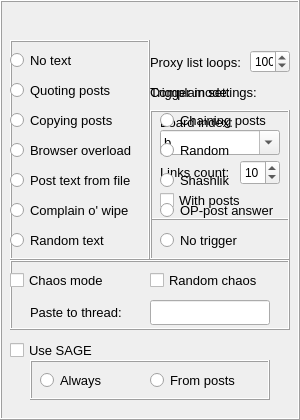
   <widget class="QFrame" name="postSet">
    <property name="geometry">
     <rect>
      <x>650</x>
      <y>70</y>
      <width>300</width>
      <height>420</height>
     </rect>
    </property>
    <property name="frameShape">
     <enum>QFrame::Box</enum>
    </property>
    <property name="frameShadow">
     <enum>QFrame::Raised</enum>
    </property>
    <property name="class" stdset="0">
     <string>gui-frame form</string>
    </property>
    <widget class="QFrame" name="complainBox">
     <property name="geometry">
      <rect>
       <x>150</x>
       <y>110</y>
       <width>140</width>
       <height>110</height>
      </rect>
     </property>
     <property name="frameShape">
      <enum>QFrame::Box</enum>
     </property>
     <property name="frameShadow">
      <enum>QFrame::Raised</enum>
     </property>
     <property name="lineWidth">
      <number>1</number>
     </property>
     <property name="midLineWidth">
      <number>0</number>
     </property>
     <property name="class" stdset="0">
      <string>form-box</string>
     </property>
     <widget class="QLabel" name="complainBoardLabel">
      <property name="geometry">
       <rect>
        <x>10</x>
        <y>0</y>
        <width>120</width>
        <height>25</height>
       </rect>
      </property>
      <property name="font">
       <font>
        <pointsize>10</pointsize>
       </font>
      </property>
      <property name="text">
       <string>Board index:</string>
      </property>
      <property name="buddy">
       <cstring>board</cstring>
      </property>
     </widget>
     <widget class="QComboBox" name="complainBoard">
      <property name="geometry">
       <rect>
        <x>10</x>
        <y>20</y>
        <width>120</width>
        <height>25</height>
       </rect>
      </property>
      <property name="font">
       <font>
        <pointsize>10</pointsize>
       </font>
      </property>
      <property name="toolTip">
       <string/>
      </property>
      <property name="editable">
       <bool>true</bool>
      </property>
      <property name="currentText">
       <string>b</string>
      </property>
      <item>
       <property name="text">
        <string>b</string>
       </property>
      </item>
      <item>
       <property name="text">
        <string>d</string>
       </property>
      </item>
      <item>
       <property name="text">
        <string>media</string>
       </property>
      </item>
      <item>
       <property name="text">
        <string>r</string>
       </property>
      </item>
      <item>
       <property name="text">
        <string>soc</string>
       </property>
      </item>
      <item>
       <property name="text">
        <string>au</string>
       </property>
      </item>
      <item>
       <property name="text">
        <string>bi</string>
       </property>
      </item>
      <item>
       <property name="text">
        <string>biz</string>
       </property>
      </item>
      <item>
       <property name="text">
        <string>bo</string>
       </property>
      </item>
      <item>
       <property name="text">
        <string>c</string>
       </property>
      </item>
      <item>
       <property name="text">
        <string>cc</string>
       </property>
      </item>
      <item>
       <property name="text">
        <string>em</string>
       </property>
      </item>
      <item>
       <property name="text">
        <string>fa</string>
       </property>
      </item>
      <item>
       <property name="text">
        <string>fiz</string>
       </property>
      </item>
      <item>
       <property name="text">
        <string>fl</string>
       </property>
      </item>
      <item>
       <property name="text">
        <string>ftb</string>
       </property>
      </item>
      <item>
       <property name="text">
        <string>hi</string>
       </property>
      </item>
      <item>
       <property name="text">
        <string>me</string>
       </property>
      </item>
      <item>
       <property name="text">
        <string>mg</string>
       </property>
      </item>
      <item>
       <property name="text">
        <string>mov</string>
       </property>
      </item>
      <item>
       <property name="text">
        <string>mu</string>
       </property>
      </item>
      <item>
       <property name="text">
        <string>ne</string>
       </property>
      </item>
      <item>
       <property name="text">
        <string>o</string>
       </property>
      </item>
      <item>
       <property name="text">
        <string>psy</string>
       </property>
      </item>
      <item>
       <property name="text">
        <string>re</string>
       </property>
      </item>
      <item>
       <property name="text">
        <string>rf</string>
       </property>
      </item>
      <item>
       <property name="text">
        <string>sci</string>
       </property>
      </item>
      <item>
       <property name="text">
        <string>sf</string>
       </property>
      </item>
      <item>
       <property name="text">
        <string>sn</string>
       </property>
      </item>
      <item>
       <property name="text">
        <string>sp</string>
       </property>
      </item>
      <item>
       <property name="text">
        <string>spc</string>
       </property>
      </item>
      <item>
       <property name="text">
        <string>tv</string>
       </property>
      </item>
      <item>
       <property name="text">
        <string>un</string>
       </property>
      </item>
      <item>
       <property name="text">
        <string>w</string>
       </property>
      </item>
      <item>
       <property name="text">
        <string>wh</string>
       </property>
      </item>
      <item>
       <property name="text">
        <string>wm</string>
       </property>
      </item>
      <item>
       <property name="text">
        <string>zog</string>
       </property>
      </item>
      <item>
       <property name="text">
        <string>de</string>
       </property>
      </item>
      <item>
       <property name="text">
        <string>di</string>
       </property>
      </item>
      <item>
       <property name="text">
        <string>diy</string>
       </property>
      </item>
      <item>
       <property name="text">
        <string>mus</string>
       </property>
      </item>
      <item>
       <property name="text">
        <string>p</string>
       </property>
      </item>
      <item>
       <property name="text">
        <string>pa</string>
       </property>
      </item>
      <item>
       <property name="text">
        <string>wp</string>
       </property>
      </item>
      <item>
       <property name="text">
        <string>wrk</string>
       </property>
      </item>
      <item>
       <property name="text">
        <string>news</string>
       </property>
      </item>
      <item>
       <property name="text">
        <string>po</string>
       </property>
      </item>
      <item>
       <property name="text">
        <string>gd</string>
       </property>
      </item>
      <item>
       <property name="text">
        <string>hw</string>
       </property>
      </item>
      <item>
       <property name="text">
        <string>mobi</string>
       </property>
      </item>
      <item>
       <property name="text">
        <string>pr</string>
       </property>
      </item>
      <item>
       <property name="text">
        <string>ra</string>
       </property>
      </item>
      <item>
       <property name="text">
        <string>s</string>
       </property>
      </item>
      <item>
       <property name="text">
        <string>t</string>
       </property>
      </item>
      <item>
       <property name="text">
        <string>bg</string>
       </property>
      </item>
      <item>
       <property name="text">
        <string>cg</string>
       </property>
      </item>
      <item>
       <property name="text">
        <string>mmo</string>
       </property>
      </item>
      <item>
       <property name="text">
        <string>moba</string>
       </property>
      </item>
      <item>
       <property name="text">
        <string>pok</string>
       </property>
      </item>
      <item>
       <property name="text">
        <string>ruvn</string>
       </property>
      </item>
      <item>
       <property name="text">
        <string>tes</string>
       </property>
      </item>
      <item>
       <property name="text">
        <string>v</string>
       </property>
      </item>
      <item>
       <property name="text">
        <string>vg</string>
       </property>
      </item>
      <item>
       <property name="text">
        <string>wr</string>
       </property>
      </item>
      <item>
       <property name="text">
        <string>a</string>
       </property>
      </item>
      <item>
       <property name="text">
        <string>fd</string>
       </property>
      </item>
      <item>
       <property name="text">
        <string>ja</string>
       </property>
      </item>
      <item>
       <property name="text">
        <string>ma</string>
       </property>
      </item>
      <item>
       <property name="text">
        <string>vn</string>
       </property>
      </item>
      <item>
       <property name="text">
        <string>e</string>
       </property>
      </item>
      <item>
       <property name="text">
        <string>fag</string>
       </property>
      </item>
      <item>
       <property name="text">
        <string>fet</string>
       </property>
      </item>
      <item>
       <property name="text">
        <string>fg</string>
       </property>
      </item>
      <item>
       <property name="text">
        <string>fur</string>
       </property>
      </item>
      <item>
       <property name="text">
        <string>ga</string>
       </property>
      </item>
      <item>
       <property name="text">
        <string>gg</string>
       </property>
      </item>
      <item>
       <property name="text">
        <string>guro</string>
       </property>
      </item>
      <item>
       <property name="text">
        <string>h</string>
       </property>
      </item>
      <item>
       <property name="text">
        <string>hc</string>
       </property>
      </item>
      <item>
       <property name="text">
        <string>sex</string>
       </property>
      </item>
      <item>
       <property name="text">
        <string>vape</string>
       </property>
      </item>
     </widget>
     <widget class="QSpinBox" name="linksCount">
      <property name="geometry">
       <rect>
        <x>90</x>
        <y>50</y>
        <width>40</width>
        <height>25</height>
       </rect>
      </property>
      <property name="toolTip">
       <string/>
      </property>
      <property name="suffix">
       <string/>
      </property>
      <property name="prefix">
       <string/>
      </property>
      <property name="minimum">
       <number>1</number>
      </property>
      <property name="maximum">
       <number>50</number>
      </property>
      <property name="value">
       <number>10</number>
      </property>
     </widget>
     <widget class="QCheckBox" name="withPosts">
      <property name="geometry">
       <rect>
        <x>10</x>
        <y>80</y>
        <width>120</width>
        <height>20</height>
       </rect>
      </property>
      <property name="font">
       <font>
        <pointsize>10</pointsize>
       </font>
      </property>
      <property name="toolTip">
       <string/>
      </property>
      <property name="text">
       <string>With posts</string>
      </property>
      <property name="checked">
       <bool>false</bool>
      </property>
     </widget>
     <widget class="QLabel" name="linksCountLabel">
      <property name="geometry">
       <rect>
        <x>10</x>
        <y>50</y>
        <width>80</width>
        <height>25</height>
       </rect>
      </property>
      <property name="font">
       <font>
        <pointsize>10</pointsize>
       </font>
      </property>
      <property name="text">
       <string>Links count:</string>
      </property>
      <property name="buddy">
       <cstring>board</cstring>
      </property>
     </widget>
    </widget>
    <widget class="QLabel" name="repeatsLabel">
     <property name="geometry">
      <rect>
       <x>150</x>
       <y>50</y>
       <width>110</width>
       <height>25</height>
      </rect>
     </property>
     <property name="font">
      <font>
       <pointsize>10</pointsize>
      </font>
     </property>
     <property name="text">
      <string>Proxy list loops:</string>
     </property>
    </widget>
    <widget class="QFrame" name="chaosBox">
     <property name="geometry">
      <rect>
       <x>10</x>
       <y>260</y>
       <width>280</width>
       <height>70</height>
      </rect>
     </property>
     <property name="frameShape">
      <enum>QFrame::Box</enum>
     </property>
     <property name="frameShadow">
      <enum>QFrame::Raised</enum>
     </property>
     <property name="lineWidth">
      <number>1</number>
     </property>
     <property name="class" stdset="0">
      <string>form-box</string>
     </property>
     <widget class="QCheckBox" name="chaos">
      <property name="geometry">
       <rect>
        <x>0</x>
        <y>10</y>
        <width>140</width>
        <height>20</height>
       </rect>
      </property>
      <property name="font">
       <font>
        <pointsize>10</pointsize>
       </font>
      </property>
      <property name="toolTip">
       <string/>
      </property>
      <property name="text">
       <string>Chaos mode</string>
      </property>
      <property name="checked">
       <bool>false</bool>
      </property>
     </widget>
     <widget class="QLineEdit" name="target">
      <property name="geometry">
       <rect>
        <x>140</x>
        <y>40</y>
        <width>120</width>
        <height>25</height>
       </rect>
      </property>
      <property name="font">
       <font>
        <pointsize>10</pointsize>
       </font>
      </property>
      <property name="toolTip">
       <string/>
      </property>
     </widget>
     <widget class="QLabel" name="targetLabel">
      <property name="geometry">
       <rect>
        <x>20</x>
        <y>40</y>
        <width>120</width>
        <height>25</height>
       </rect>
      </property>
      <property name="font">
       <font>
        <pointsize>10</pointsize>
       </font>
      </property>
      <property name="text">
       <string>Paste to thread:</string>
      </property>
      <property name="buddy">
       <cstring>target</cstring>
      </property>
     </widget>
     <widget class="QCheckBox" name="randChaos">
      <property name="geometry">
       <rect>
        <x>140</x>
        <y>10</y>
        <width>140</width>
        <height>20</height>
       </rect>
      </property>
      <property name="font">
       <font>
        <pointsize>10</pointsize>
       </font>
      </property>
      <property name="toolTip">
       <string/>
      </property>
      <property name="text">
       <string>Random chaos</string>
      </property>
      <property name="checked">
       <bool>false</bool>
      </property>
     </widget>
    </widget>
    <widget class="QFrame" name="textBox">
     <property name="geometry">
      <rect>
       <x>10</x>
       <y>40</y>
       <width>140</width>
       <height>220</height>
      </rect>
     </property>
     <property name="frameShape">
      <enum>QFrame::Box</enum>
     </property>
     <property name="frameShadow">
      <enum>QFrame::Raised</enum>
     </property>
     <property name="class" stdset="0">
      <string>form-box</string>
     </property>
     <widget class="QRadioButton" name="random">
      <property name="geometry">
       <rect>
        <x>0</x>
        <y>190</y>
        <width>140</width>
        <height>20</height>
       </rect>
      </property>
      <property name="font">
       <font>
        <pointsize>10</pointsize>
       </font>
      </property>
      <property name="toolTip">
       <string/>
      </property>
      <property name="text">
       <string>Random text</string>
      </property>
      <attribute name="buttonGroup">
       <string notr="true">buttonGroup_3</string>
      </attribute>
     </widget>
     <widget class="QRadioButton" name="copying">
      <property name="geometry">
       <rect>
        <x>0</x>
        <y>70</y>
        <width>140</width>
        <height>20</height>
       </rect>
      </property>
      <property name="font">
       <font>
        <pointsize>10</pointsize>
       </font>
      </property>
      <property name="toolTip">
       <string/>
      </property>
      <property name="text">
       <string>Copying posts</string>
      </property>
      <attribute name="buttonGroup">
       <string notr="true">buttonGroup_3</string>
      </attribute>
     </widget>
     <widget class="QRadioButton" name="complain">
      <property name="geometry">
       <rect>
        <x>0</x>
        <y>160</y>
        <width>140</width>
        <height>20</height>
       </rect>
      </property>
      <property name="font">
       <font>
        <pointsize>10</pointsize>
       </font>
      </property>
      <property name="toolTip">
       <string/>
      </property>
      <property name="text">
       <string>Complain o' wipe</string>
      </property>
      <attribute name="buttonGroup">
       <string notr="true">buttonGroup_3</string>
      </attribute>
     </widget>
     <widget class="QRadioButton" name="quoting">
      <property name="geometry">
       <rect>
        <x>0</x>
        <y>40</y>
        <width>140</width>
        <height>20</height>
       </rect>
      </property>
      <property name="font">
       <font>
        <pointsize>10</pointsize>
       </font>
      </property>
      <property name="toolTip">
       <string/>
      </property>
      <property name="text">
       <string>Quoting posts</string>
      </property>
      <attribute name="buttonGroup">
       <string notr="true">buttonGroup_3</string>
      </attribute>
     </widget>
     <widget class="QRadioButton" name="pastes">
      <property name="geometry">
       <rect>
        <x>0</x>
        <y>130</y>
        <width>140</width>
        <height>20</height>
       </rect>
      </property>
      <property name="font">
       <font>
        <pointsize>10</pointsize>
       </font>
      </property>
      <property name="toolTip">
       <string/>
      </property>
      <property name="text">
       <string>Post text from file</string>
      </property>
      <attribute name="buttonGroup">
       <string notr="true">buttonGroup_3</string>
      </attribute>
     </widget>
     <widget class="QRadioButton" name="noText">
      <property name="geometry">
       <rect>
        <x>0</x>
        <y>10</y>
        <width>140</width>
        <height>20</height>
       </rect>
      </property>
      <property name="font">
       <font>
        <pointsize>10</pointsize>
       </font>
      </property>
      <property name="toolTip">
       <string/>
      </property>
      <property name="text">
       <string>No text</string>
      </property>
      <attribute name="buttonGroup">
       <string notr="true">buttonGroup_3</string>
      </attribute>
     </widget>
     <widget class="QRadioButton" name="overload">
      <property name="geometry">
       <rect>
        <x>0</x>
        <y>100</y>
        <width>140</width>
        <height>20</height>
       </rect>
      </property>
      <property name="font">
       <font>
        <pointsize>10</pointsize>
       </font>
      </property>
      <property name="toolTip">
       <string/>
      </property>
      <property name="text">
       <string>Browser overload</string>
      </property>
      <attribute name="buttonGroup">
       <string notr="true">buttonGroup_3</string>
      </attribute>
     </widget>
    </widget>
    <widget class="QLabel" name="textLabel">
     <property name="geometry">
      <rect>
       <x>0</x>
       <y>20</y>
       <width>59</width>
       <height>14</height>
      </rect>
     </property>
     <property name="text">
      <string/>
     </property>
    </widget>
    <widget class="QLabel" name="triggerLabel">
     <property name="geometry">
      <rect>
       <x>150</x>
       <y>80</y>
       <width>140</width>
       <height>25</height>
      </rect>
     </property>
     <property name="font">
      <font>
       <pointsize>10</pointsize>
      </font>
     </property>
     <property name="text">
      <string>Trigger mode:</string>
     </property>
    </widget>
    <widget class="QFrame" name="triggerBox">
     <property name="geometry">
      <rect>
       <x>150</x>
       <y>110</y>
       <width>140</width>
       <height>150</height>
      </rect>
     </property>
     <property name="frameShape">
      <enum>QFrame::Box</enum>
     </property>
     <property name="frameShadow">
      <enum>QFrame::Raised</enum>
     </property>
     <property name="lineWidth">
      <number>1</number>
     </property>
     <property name="midLineWidth">
      <number>0</number>
     </property>
     <property name="class" stdset="0">
      <string>form-box</string>
     </property>
     <widget class="QRadioButton" name="chaining">
      <property name="geometry">
       <rect>
        <x>10</x>
        <y>0</y>
        <width>120</width>
        <height>20</height>
       </rect>
      </property>
      <property name="font">
       <font>
        <pointsize>10</pointsize>
       </font>
      </property>
      <property name="toolTip">
       <string/>
      </property>
      <property name="text">
       <string>Chaining posts</string>
      </property>
      <attribute name="buttonGroup">
       <string notr="true">buttonGroup_5</string>
      </attribute>
     </widget>
     <widget class="QRadioButton" name="randTrigger">
      <property name="geometry">
       <rect>
        <x>10</x>
        <y>30</y>
        <width>120</width>
        <height>20</height>
       </rect>
      </property>
      <property name="font">
       <font>
        <pointsize>10</pointsize>
       </font>
      </property>
      <property name="toolTip">
       <string/>
      </property>
      <property name="text">
       <string>Random</string>
      </property>
      <attribute name="buttonGroup">
       <string notr="true">buttonGroup_5</string>
      </attribute>
     </widget>
     <widget class="QRadioButton" name="shashlik">
      <property name="geometry">
       <rect>
        <x>10</x>
        <y>60</y>
        <width>120</width>
        <height>20</height>
       </rect>
      </property>
      <property name="font">
       <font>
        <pointsize>10</pointsize>
       </font>
      </property>
      <property name="toolTip">
       <string/>
      </property>
      <property name="text">
       <string>Shashlik</string>
      </property>
      <attribute name="buttonGroup">
       <string notr="true">buttonGroup_5</string>
      </attribute>
     </widget>
     <widget class="QRadioButton" name="oppost">
      <property name="geometry">
       <rect>
        <x>10</x>
        <y>90</y>
        <width>120</width>
        <height>20</height>
       </rect>
      </property>
      <property name="font">
       <font>
        <pointsize>10</pointsize>
       </font>
      </property>
      <property name="toolTip">
       <string/>
      </property>
      <property name="text">
       <string>OP-post answer</string>
      </property>
      <attribute name="buttonGroup">
       <string notr="true">buttonGroup_5</string>
      </attribute>
     </widget>
     <widget class="QRadioButton" name="notrigger">
      <property name="geometry">
       <rect>
        <x>10</x>
        <y>120</y>
        <width>120</width>
        <height>20</height>
       </rect>
      </property>
      <property name="font">
       <font>
        <pointsize>10</pointsize>
       </font>
      </property>
      <property name="toolTip">
       <string/>
      </property>
      <property name="text">
       <string>No trigger</string>
      </property>
      <attribute name="buttonGroup">
       <string notr="true">buttonGroup_5</string>
      </attribute>
     </widget>
    </widget>
    <widget class="QLabel" name="complainLabel">
     <property name="geometry">
      <rect>
       <x>150</x>
       <y>80</y>
       <width>140</width>
       <height>25</height>
      </rect>
     </property>
     <property name="font">
      <font>
       <pointsize>10</pointsize>
      </font>
     </property>
     <property name="text">
      <string>Complain settings:</string>
     </property>
    </widget>
    <widget class="QCheckBox" name="sage">
     <property name="geometry">
      <rect>
       <x>10</x>
       <y>340</y>
       <width>280</width>
       <height>20</height>
      </rect>
     </property>
     <property name="font">
      <font>
       <pointsize>10</pointsize>
      </font>
     </property>
     <property name="text">
      <string>Use SAGE</string>
     </property>
    </widget>
    <widget class="QFrame" name="sageBox">
     <property name="geometry">
      <rect>
       <x>30</x>
       <y>360</y>
       <width>240</width>
       <height>40</height>
      </rect>
     </property>
     <property name="frameShape">
      <enum>QFrame::Box</enum>
     </property>
     <property name="frameShadow">
      <enum>QFrame::Raised</enum>
     </property>
     <property name="class" stdset="0">
      <string>form-box</string>
     </property>
     <widget class="QRadioButton" name="sageAlways">
      <property name="geometry">
       <rect>
        <x>10</x>
        <y>10</y>
        <width>110</width>
        <height>20</height>
       </rect>
      </property>
      <property name="font">
       <font>
        <pointsize>10</pointsize>
       </font>
      </property>
      <property name="text">
       <string>Always</string>
      </property>
      <attribute name="buttonGroup">
       <string notr="true">buttonGroup_9</string>
      </attribute>
     </widget>
     <widget class="QRadioButton" name="sageFromPosts">
      <property name="geometry">
       <rect>
        <x>120</x>
        <y>10</y>
        <width>110</width>
        <height>20</height>
       </rect>
      </property>
      <property name="font">
       <font>
        <pointsize>10</pointsize>
       </font>
      </property>
      <property name="text">
       <string>From posts</string>
      </property>
      <attribute name="buttonGroup">
       <string notr="true">buttonGroup_9</string>
      </attribute>
     </widget>
    </widget>
    <widget class="QLabel" name="chaosLabel">
     <property name="geometry">
      <rect>
       <x>10</x>
       <y>260</y>
       <width>59</width>
       <height>14</height>
      </rect>
     </property>
     <property name="text">
      <string/>
     </property>
    </widget>
    <widget class="QSpinBox" name="repeats">
     <property name="geometry">
      <rect>
       <x>250</x>
       <y>50</y>
       <width>40</width>
       <height>23</height>
      </rect>
     </property>
     <property name="minimum">
      <number>1</number>
     </property>
     <property name="maximum">
      <number>1000</number>
     </property>
     <property name="value">
      <number>100</number>
     </property>
    </widget>
   </widget>
